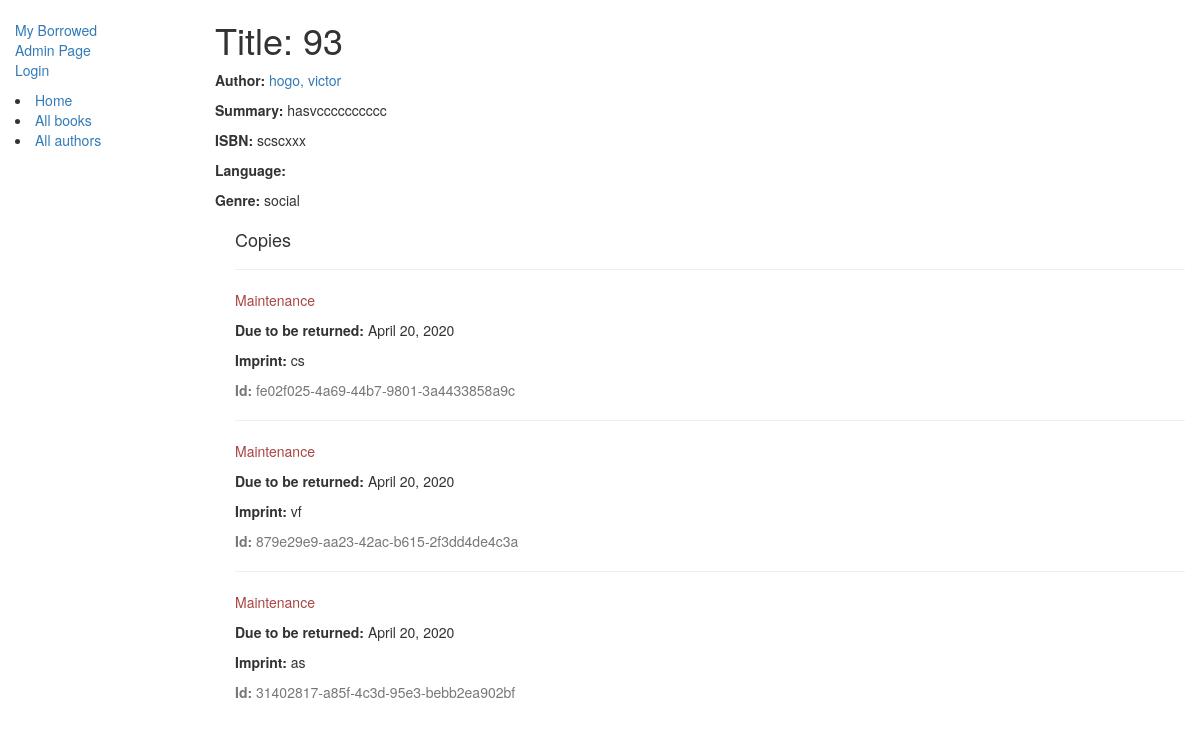
The app's page /catalog/book/1/ with its own data.
### catalog/models.py (models this page shows, shortened)
class Book(models.Model):
    title = models.CharField(max_length=200)
    author = models.ForeignKey('Author', on_delete=models.SET_NULL, null=True)
    summary = models.TextField(max_length=1000, help_text="Enter a brief description of the book")
    isbn = models.CharField('ISBN',max_length=13, help_text='13 Character <a href="https://www.isbn-international.org/content/what-isbn">ISBN number</a>')
    genre = models.ManyToManyField(Genre, help_text="Select a genre for this book")

class Author(models.Model):
    first_name = models.CharField(max_length=100)
    last_name = models.CharField(max_length=100)
    date_of_birth = models.DateField(null=True, blank=True)
    date_of_death = models.DateField('Died', null=True, blank=True)
    def __str__(self):
        return '%s, %s' % (self.last_name, self.first_name)

class Genre(models.Model):
    name = models.CharField(max_length=200, help_text="Enter a book genre (e.g. Science Fiction, French Poetry etc.)")
    def __str__(self):
        return self.name

class BookInstance(models.Model):
    id = models.UUIDField(primary_key=True, default=uuid.uuid4, help_text="Unique ID for this particular book across whole library")
    book = models.ForeignKey('Book', on_delete=models.SET_NULL, null=True)
    imprint = models.CharField(max_length=200)
    due_back = models.DateField(null=True, blank=True)
    LOAN_STATUS = (
        ('m', 'Maintenance'),
        ('o', 'On loan'),
        ('a', 'Available'),
        ('r', 'Reserved'),
    )
    status = models.CharField(max_length=1, choices=LOAN_STATUS, blank=True, default='m', help_text='Book availability')
    borrower = models.ForeignKey(User, on_delete=models.SET_NULL, null=True, blank=True)
    class Meta:
        ordering = ["due_back"]

### catalog/views.py (the view)
# urls.py: path('book/<int:pk>/', views.BookDetailView.as_view(), name='book-detail'),
class BookDetailView(generic.DetailView):
    model=models.Book
    template_name='catalog/book_detail.html'

### catalog/templates/catalog/book_detail.html
{% extends "catalog/base_generic.html" %}
{% block content %}
  <h1>Title: {{ book.title }}</h1>
  <p><strong>Author:</strong> <a href="">{{ book.author }}</a></p>
  <p><strong>Summary:</strong> {{ book.summary }}</p>
  <p><strong>ISBN:</strong> {{ book.isbn }}</p>
  <p><strong>Language:</strong> {{ book.language }}</p>
  <p><strong>Genre:</strong> {% for genre in book.genre.all %} {{ genre }}{% if not forloop.last %}, {% endif %}{% endfor %}</p>
  <div style="margin-left:20px;margin-top:20px">
    <h4>Copies</h4>
    {% for copy in book.bookinstance_set.all %}
    <hr>
    <p class="{% if copy.status == 'a' %}text-success{% elif copy.status == 'm' %}text-danger{% else %}text-warning{% endif %}">{{ copy.get_status_display }}</p>
    {% if copy.status != 'a' %}<p><strong>Due to be returned:</strong> {{copy.due_back}}</p>{% endif %}
    <p><strong>Imprint:</strong> {{copy.imprint}}</p>
    <p class="text-muted"><strong>Id:</strong> {{copy.id}}</p>
    {% endfor %}
  </div>
{% endblock %}

### records on screen
Book: title "93", author "hogo, victor", summary "hasvcccccccccc", isbn "scscxxx"
Genre: name "social"
BookInstance: status "Maintenance", due_back "April 20, 2020", imprint "cs", id "fe02f025-4a69-44b7-9801-3a4433858a9c"
BookInstance: status "Maintenance", due_back "April 20, 2020", imprint "vf", id "879e29e9-aa23-42ac-b615-2f3dd4de4c3a"
BookInstance: status "Maintenance", due_back "April 20, 2020", imprint "as", id "31402817-a85f-4c3d-95e3-bebb2ea902bf"
